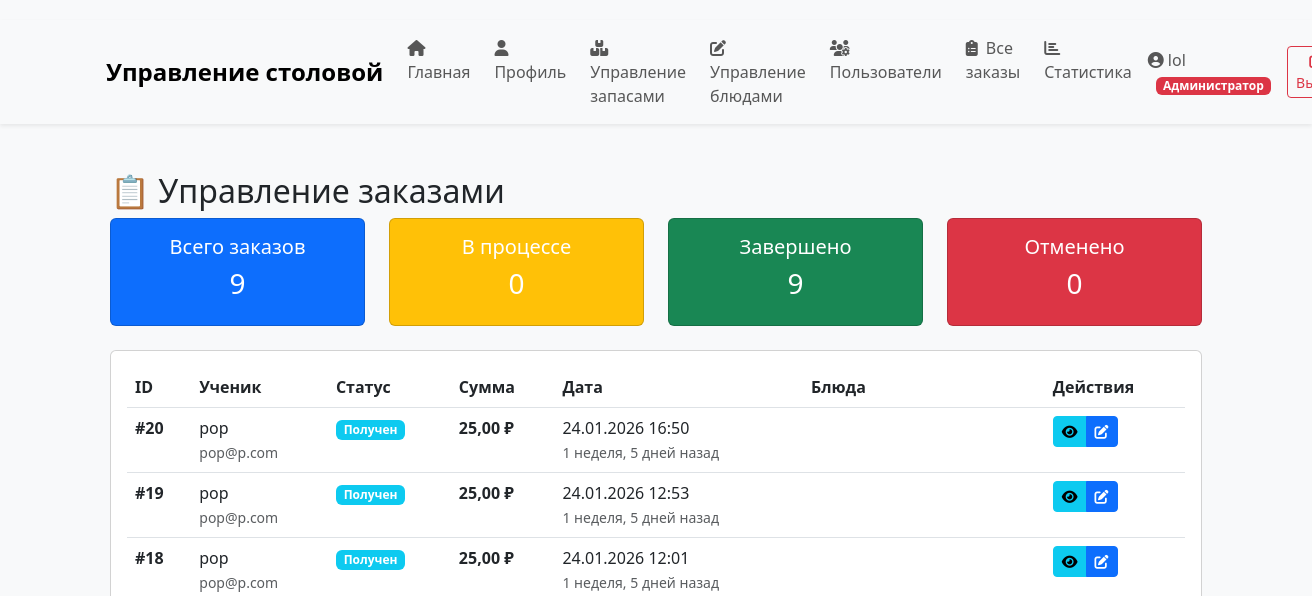
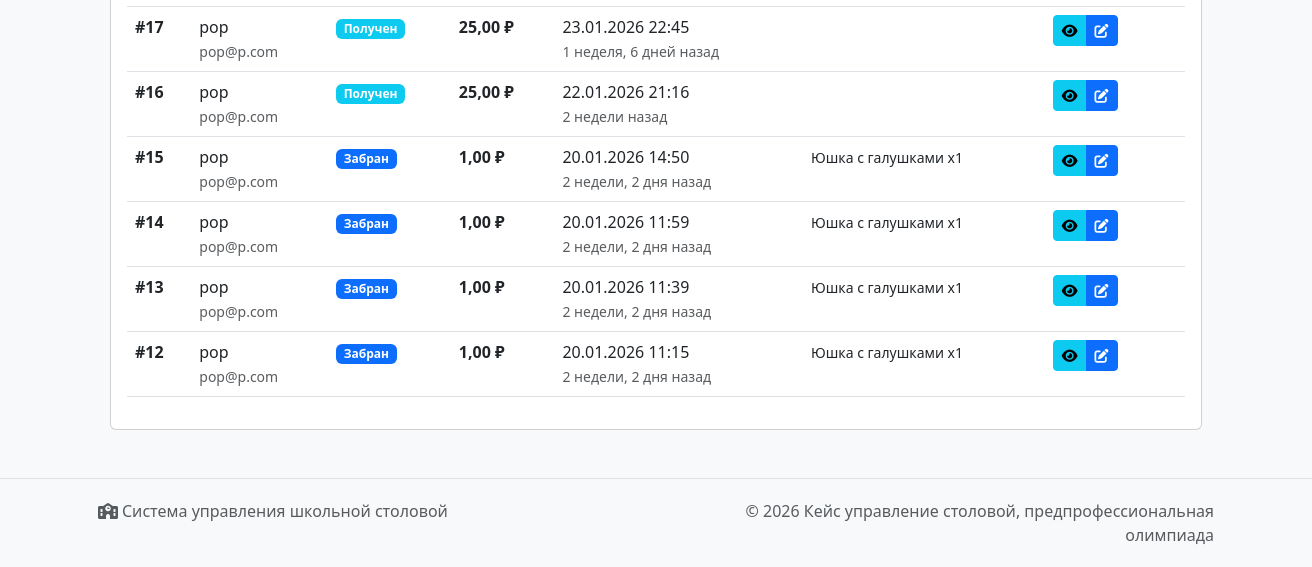
Page /manage/orders/ (signed in) on the earlier database version (2 pictures, top to bottom).
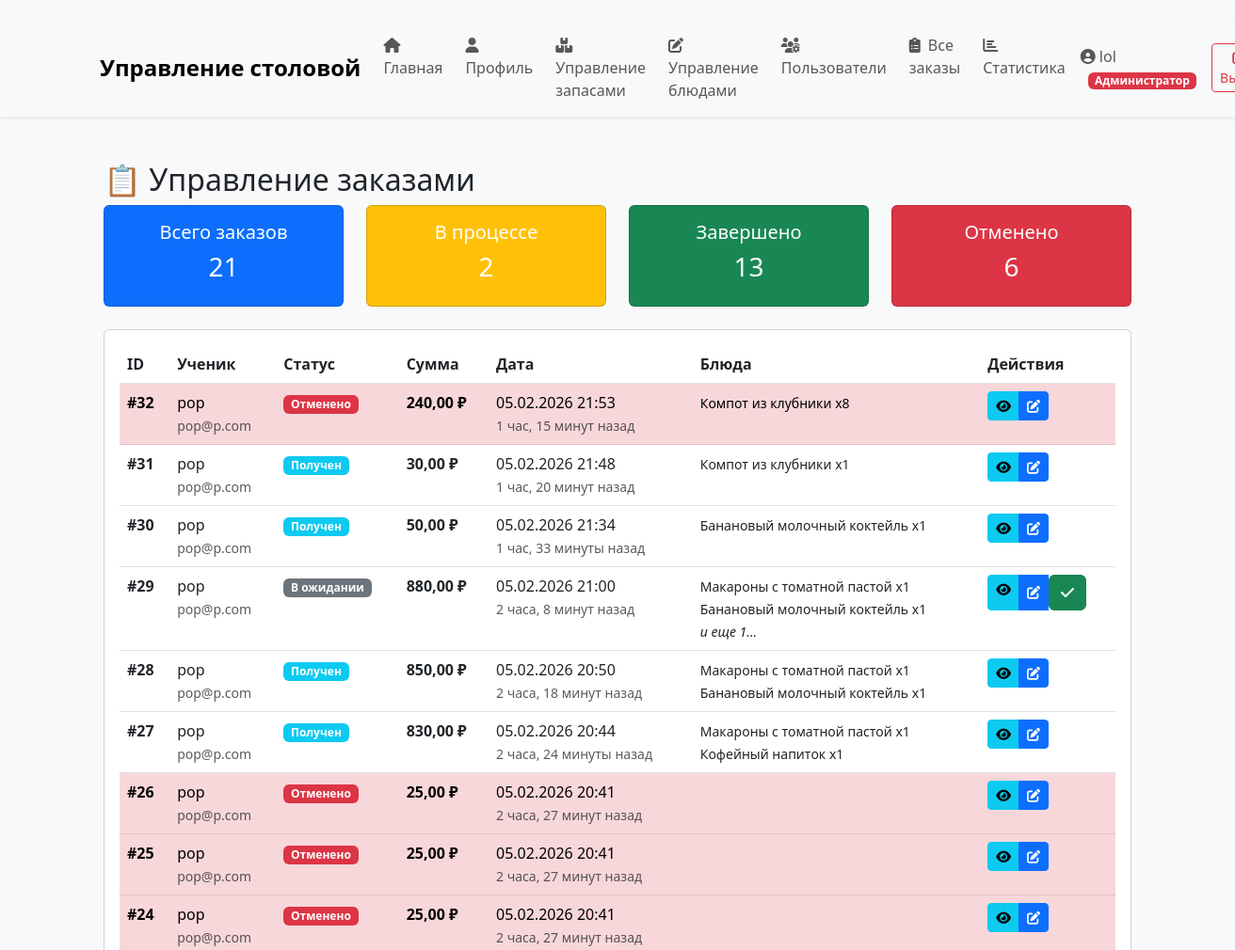
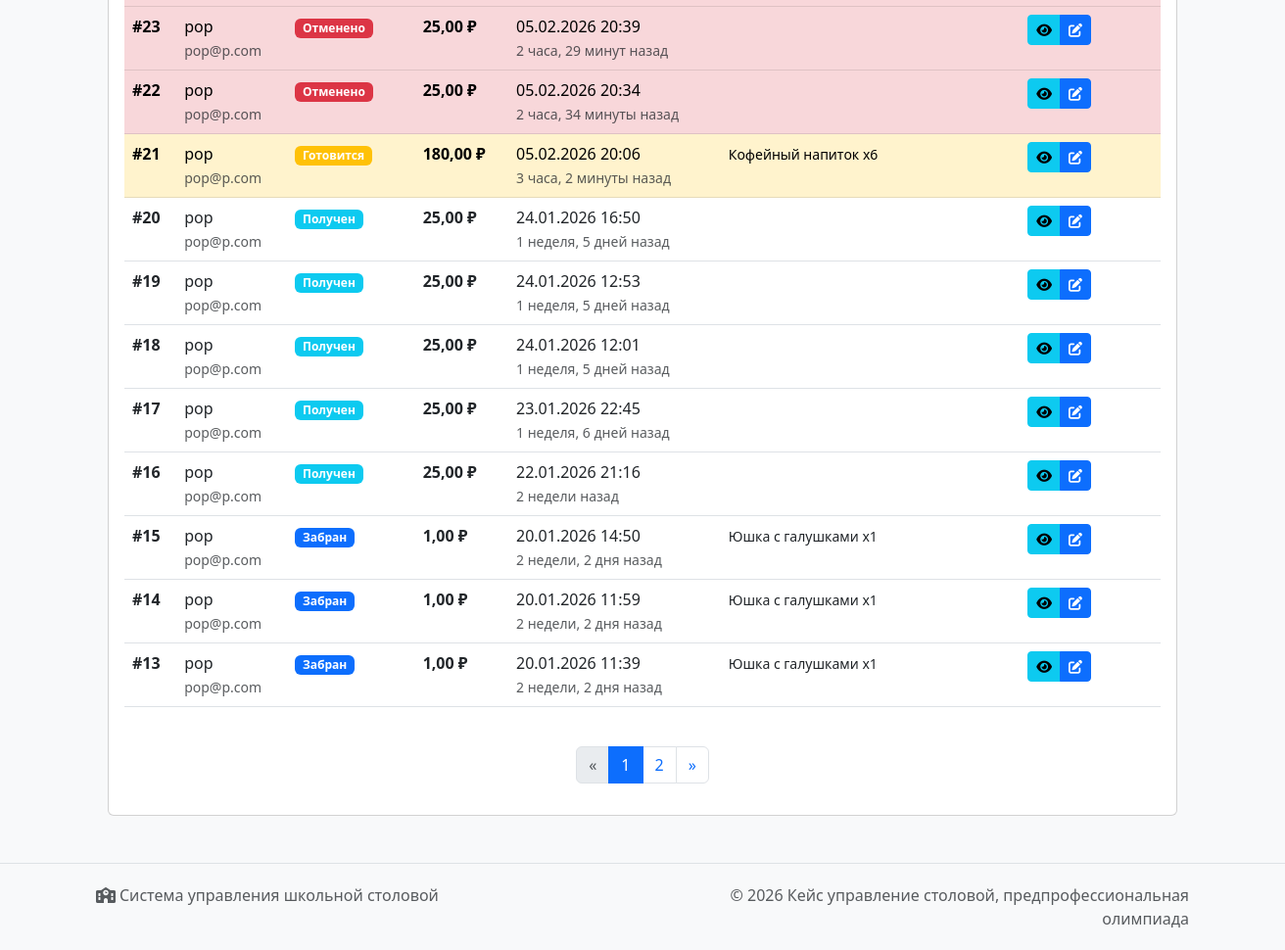
Same page on the later database version (2 pictures, top to bottom).
### orders/models.py (models this page shows, shortened)
class Order(models.Model):
    STATUS_CHOICES = [
        ('pending', 'В ожидании'),
        ('confirmed', 'Подтвержден'),
        ('preparing', 'Готовится'),
        ('ready', 'Готово'),
        ('picked_up', 'Получен'),
        ('delivered', 'Забран'),
        ('cancelled', 'Отменено'),
    ]
    customer = models.ForeignKey(CustomUser, on_delete=models.CASCADE,
                                 related_name='orders', verbose_name='Ученик')
    status = models.CharField(max_length=20, choices=STATUS_CHOICES,
                              default='pending', verbose_name='Статус')
    total_price = models.DecimalField(max_digits=10, decimal_places=2,
                                      default=0, verbose_name='Общая сумма')
    created_at = models.DateTimeField(auto_now_add=True, verbose_name='Дата создания')
    updated_at = models.DateTimeField(auto_now=True, verbose_name='Дата обновления')
    notes = models.TextField(blank=True, verbose_name='Примечания')
    is_visible_to_customer = models.BooleanField(default=True, verbose_name='Виден ученику')
    class Meta:
        verbose_name = 'Заказ'
        verbose_name_plural = 'Заказы'
        ordering = ['-created_at']

class OrderItem(models.Model):
    ITEM_STATUS_CHOICES = [
        ('pending', 'Ожидает'),
        ('preparing', 'Готовится'),
        ('ready', 'Готово'),
        ('out_of_stock', 'Нет в наличии'),
    ]
    order = models.ForeignKey(Order, on_delete=models.CASCADE, related_name='items')
    dish = models.ForeignKey(Dish, on_delete=models.CASCADE, verbose_name='Блюдо')
    quantity = models.PositiveIntegerField(default=1, verbose_name='Количество')
    price_at_time = models.DecimalField(max_digits=10, decimal_places=2,
                                        verbose_name='Цена на момент заказа')
    status = models.CharField(max_length=20, choices=ITEM_STATUS_CHOICES,
                              default='pending', verbose_name='Статус')
    class Meta:
        verbose_name = 'Элемент заказа'
        verbose_name_plural = 'Элементы заказа'

class Dish(models.Model):
    name = models.CharField(max_length=200, verbose_name='Название')
    description = models.TextField(verbose_name='Описание')
    price = models.DecimalField(max_digits=10, decimal_places=2, verbose_name='Цена')
    category = models.ForeignKey(Category, on_delete=models.CASCADE, verbose_name='Категория')
    image = models.ImageField(upload_to='dishes/', blank=True, null=True, verbose_name='Изображение')
    is_available = models.BooleanField(default=True, verbose_name='Доступно')
    created_by = models.ForeignKey(CustomUser, on_delete=models.SET_NULL, null=True, editable=False)
    created_at = models.DateTimeField(auto_now_add=True, verbose_name='Дата создания')
    class Meta:
        verbose_name = 'Блюдо'
        verbose_name_plural = 'Блюда'
        ordering = ['category', 'name']

### users/models.py (models this page shows, shortened)
class CustomUser(AbstractUser):
    ROLE_CHOICES = [
        ('admin', 'Администратор'),
        ('student', 'Ученик'),
        ('chef', 'Повар'),
    ]
    role = models.CharField(max_length=20, choices=ROLE_CHOICES, default='student')
    phone = models.CharField(max_length=15, blank=True)
    avatar = models.ImageField(upload_to='avatars/', blank=True, null=True)
    birth_date = models.DateField(blank=True, null=True)
    allergens = models.ManyToManyField(
        'orders.Ingredient',
        blank=True,
        verbose_name='Аллергены',
        help_text='Отметьте ингредиенты-аллергены'
    )
    balance = models.DecimalField(
        max_digits=10,
        decimal_places=2,
        default=0.00,
        verbose_name='Баланс'
    )
    bonus_points = models.IntegerField(
        default=0,
        verbose_name='Бонусные баллы'
    )
    def is_admin(self):
        return self.role == 'admin' or self.is_superuser
    def is_student(self):
        return self.role == 'student'
    def is_chef(self):
        return self.role == 'chef'

### orders/views.py (the view)
# urls.py: path('manage/orders/', views.manage_orders, name='manage_orders'),
@login_required
def manage_orders(request):
    if not request.user.is_admin():
        messages.error(request, 'Доступно только для администраторов')
        return redirect('menu')
    orders_list = Order.objects.all().select_related('customer').prefetch_related('items__dish').order_by('-created_at')
    total_orders = Order.objects.count()
    active_orders = Order.objects.exclude(status__in=['delivered', 'picked_up', 'cancelled']).count()
    completed_orders = Order.objects.filter(status__in=['delivered', 'picked_up']).count()
    cancelled_orders = Order.objects.filter(status='cancelled').count()
    page = request.GET.get('page', 1)
    paginator = Paginator(orders_list, 20)
    try:
        orders = paginator.page(page)
    except PageNotAnInteger:
        orders = paginator.page(1)
    except EmptyPage:
        orders = paginator.page(paginator.num_pages)
    context = {
        'orders': orders,
        'status_choices': Order.STATUS_CHOICES,
        'total_orders': total_orders,
        'active_orders': active_orders,
        'completed_orders': completed_orders,
        'cancelled_orders': cancelled_orders,
    }
    return render(request, 'orders/manage_orders.html', context)

### orders/templates/orders/manage_orders.html (shortened to what the changed rows need)
{% extends 'base.html' %}
{% block content %}
<div class="container mt-4">
    <div class="row">
        <div class="col-md-12">
            <h2>📋 Управление заказами</h2>
            <div class="row mb-4">
                <div class="col-md-3">
                    <div class="card bg-primary text-white">
                        <div class="card-body text-center py-3">
                            <h5>Всего заказов</h5>
                            <h3>{{ total_orders }}</h3>
                        </div>
                    </div>
                </div>
                <div class="col-md-3">
                    <div class="card bg-warning text-white">
                        <div class="card-body text-center py-3">
                            <h5>В процессе</h5>
                            <h3>{{ active_orders }}</h3>
                        </div>
                    </div>
                </div>
                <div class="col-md-3">
                    <div class="card bg-success text-white">
                        <div class="card-body text-center py-3">
                            <h5>Завершено</h5>
                            <h3>{{ completed_orders }}</h3>
                        </div>
                    </div>
                </div>
                <div class="col-md-3">
                    <div class="card bg-danger text-white">
                        <div class="card-body text-center py-3">
                            <h5>Отменено</h5>
                            <h3>{{ cancelled_orders }}</h3>
                        </div>
                    </div>
                </div>
            </div>
            <div class="card">
                <div class="card-body">
                    <div class="table-responsive">
                        <table class="table table-hover">
                            <thead>
                                <tr>
                                    <th>ID</th>
                                    <th>Ученик</th>
                                    <th>Статус</th>
                                    <th>Сумма</th>
                                    <th>Дата</th>
                                    <th>Блюда</th>
                                    <th>Действия</th>
                                </tr>
                            </thead>
                            <tbody>
                                {% for order in orders %}
                                <tr class="{% if order.status == 'cancelled' %}table-danger{% elif order.status == 'ready' %}table-success{% elif order.status == 'preparing' %}table-warning{% endif %}">
                                    <td>
                                        <strong>#{{ order.id }}</strong>
                                    </td>
                                    <td>
                                        {{ order.customer.get_full_name|default:order.customer.username }}
                                        <br>
                                        <small class="text-muted">{{ order.customer.email|default:"Без email" }}</small>
                                    </td>
                                    <td>
                                        <span class="badge
                                            {% if order.status == 'pending' %}bg-secondary
                                            {% elif order.status == 'preparing' %}bg-warning
                                            {% elif order.status == 'ready' %}bg-success
                                            {% elif order.status == 'picked_up' %}bg-info
                                            {% elif order.status == 'delivered' %}bg-primary
                                            {% elif order.status == 'cancelled' %}bg-danger
                                            {% else %}bg-secondary{% endif %}">
                                            {{ order.get_status_display }}
                                        </span>
                                    </td>
                                    <td>
                                        <strong>{{ order.total_price }} ₽</strong>
                                    </td>
                                    <td>
                                        {{ order.created_at|date:"d.m.Y H:i" }}
                                        <br>
                                        <small class="text-muted">{{ order.created_at|timesince }} назад</small>
                                    </td>
                                    <td>
                                        <small>
                                            {% for item in order.items.all|slice:":2" %}
                                                {{ item.dish.name }} x{{ item.quantity }}<br>
                                            {% endfor %}
                                            {% if order.items.count > 2 %}
                                                <em>и еще {{ order.items.count|add:"-2" }}...</em>
                                            {% endif %}
                                        </small>
                                    </td>
                                    <td>
                                        <div class="btn-group btn-group-sm" role="group">
                                            <a href="{% url 'order_detail' order.id %}"
                                               class="btn btn-info" title="Просмотр">
                                                <i class="fas fa-eye"></i>
                                            </a>
                                            <button type="button" class="btn btn-primary"
                                                    data-bs-toggle="modal" data-bs-target="#statusModal{{ order.id }}"
                                                    title="Изменить статус">
                                                <i class="fas fa-edit"></i>
                                            </button>
                                            {% if order.status == 'pending' %}
                                            <form method="post" action="{% url 'mark_paid' order.id %}"
                                                  class="d-inline" onsubmit="return confirm('Отметить заказ как оплаченный?')">
                                                <button type="submit" class="btn btn-success" title="Отметить оплаченным">
                                                    <i class="fas fa-check"></i>
                                                </button>
                                            </form>
                                            {% endif %}
                                        </div>
                                    </td>
                                </tr>
                                {% empty %}
                                <tr>
                                    <td colspan="7" class="text-center">Заказы не найдены</td>
                                </tr>
                                {% endfor %}
                            </tbody>
                        </table>
                    </div>
                    {% if orders.has_other_pages %}
                    <nav aria-label="Навигация по страницам" class="mt-4">
                        <ul class="pagination justify-content-center">
                            {% if orders.has_previous %}
                            <li class="page-item">
                                <a class="page-link" href="?page={{ orders.previous_page_number }}">
                                    &laquo;
                                </a>
                            </li>
                            {% else %}
                            <li class="page-item disabled">
                                <span class="page-link">&laquo;</span>
                            </li>
                            {% endif %}
                            {% for i in orders.paginator.page_range %}
                                {% if orders.number == i %}
                                <li class="page-item active">
                                    <span class="page-link">{{ i }}</span>
                                </li>
                                {% elif i > orders.number|add:'-3' and i < orders.number|add:'3' %}
                                <li class="page-item">
                                    <a class="page-link" href="?page={{ i }}">{{ i }}</a>
                                </li>
                                {% endif %}
                            {% endfor %}
                            {% if orders.has_next %}
                            <li class="page-item">
                                <a class="page-link" href="?page={{ orders.next_page_number }}">
                                    &raquo;
                                </a>
                            </li>
                            {% else %}
                            <li class="page-item disabled">
                                <span class="page-link">&raquo;</span>
                            </li>
                            {% endif %}
                        </ul>
                    </nav>
                    {% endif %}
                </div>
            </div>
        </div>
    </div>
</div>
{% endblock %}

Differences in the rows shown:
no longer on this page (row unchanged): Order: id "12", customer.get_full_name "pop", customer.email "pop@p.com", status "Забран", total_price "1,00", created_at "20.01.2026 11:15", created_at "2 недели, 2 дня"
no longer on this page (row unchanged): OrderItem: dish.name "Юшка с галушками", quantity "1", shown under "12"
added Order: id "32", customer.get_full_name "pop", customer.email "pop@p.com", status "Отменено", total_price "240,00", created_at "05.02.2026 21:53", created_at "1 час, 15 минут"
added OrderItem: dish.name "Компот из клубники", quantity "8", shown under "32"
added Order: id "31", customer.get_full_name "pop", customer.email "pop@p.com", status "Получен", total_price "30,00", created_at "05.02.2026 21:48", created_at "1 час, 20 минут"
added OrderItem: dish.name "Компот из клубники", quantity "1", shown under "31"
added Order: id "30", customer.get_full_name "pop", customer.email "pop@p.com", status "Получен", total_price "50,00", created_at "05.02.2026 21:34", created_at "1 час, 33 минуты"
added OrderItem: dish.name "Банановый молочный коктейль", quantity "1", shown under "30"
added Order: id "29", customer.get_full_name "pop", customer.email "pop@p.com", status "В ожидании", total_price "880,00", created_at "05.02.2026 21:00", created_at "2 часа, 8 минут", items.count|add "1"
added OrderItem: dish.name "Макароны с томатной пастой", quantity "1", shown under "29"
added OrderItem: dish.name "Банановый молочный коктейль", quantity "1", shown under "29"
added Order: id "28", customer.get_full_name "pop", customer.email "pop@p.com", status "Получен", total_price "850,00", created_at "05.02.2026 20:50", created_at "2 часа, 18 минут"
added OrderItem: dish.name "Макароны с томатной пастой", quantity "1", shown under "28"
added OrderItem: dish.name "Банановый молочный коктейль", quantity "1", shown under "28"
added Order: id "27", customer.get_full_name "pop", customer.email "pop@p.com", status "Получен", total_price "830,00", created_at "05.02.2026 20:44", created_at "2 часа, 24 минуты"
added OrderItem: dish.name "Макароны с томатной пастой", quantity "1", shown under "27"
added OrderItem: dish.name "Кофейный напиток", quantity "1", shown under "27"
added Order: id "26", customer.get_full_name "pop", customer.email "pop@p.com", status "Отменено", total_price "25,00", created_at "05.02.2026 20:41", created_at "2 часа, 27 минут"
added Order: id "25", customer.get_full_name "pop", customer.email "pop@p.com", status "Отменено", total_price "25,00", created_at "05.02.2026 20:41", created_at "2 часа, 27 минут"
added Order: id "24", customer.get_full_name "pop", customer.email "pop@p.com", status "Отменено", total_price "25,00", created_at "05.02.2026 20:41", created_at "2 часа, 27 минут"
added Order: id "23", customer.get_full_name "pop", customer.email "pop@p.com", status "Отменено", total_price "25,00", created_at "05.02.2026 20:39", created_at "2 часа, 29 минут"
added Order: id "22", customer.get_full_name "pop", customer.email "pop@p.com", status "Отменено", total_price "25,00", created_at "05.02.2026 20:34", created_at "2 часа, 34 минуты"
added Order: id "21", customer.get_full_name "pop", customer.email "pop@p.com", status "Готовится", total_price "180,00", created_at "05.02.2026 20:06", created_at "3 часа, 2 минуты"
added OrderItem: dish.name "Кофейный напиток", quantity "6", shown under "21"
Other differences:
{{ total_orders }}: "9" → "21"
{{ active_orders }}: "0" → "2"
{{ completed_orders }}: "9" → "13"
{{ cancelled_orders }}: "0" → "6"
new list line: "1"
new list line: "2"
